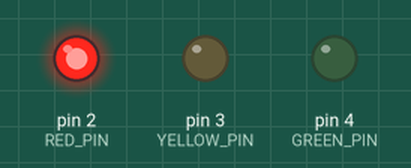
Bench run of a sketch on a simulated Arduino Uno, built with avr-gcc and run on an emulated ATmega328P. Parts: output pins drawn as LEDs (lit = HIGH).

Above: at 1.0 s.
At 3.0 s:
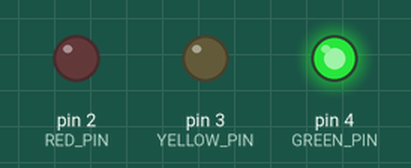
At 5.0 s:
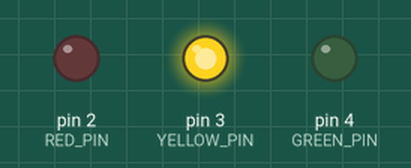
Timing chart, 0 to 7.8 s (numbered marks = the images above):
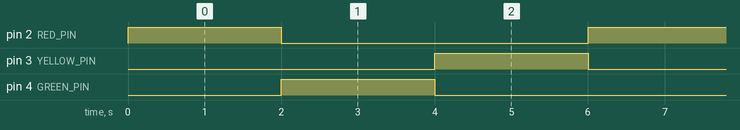

The sketch:

traffic_light.ino
```cpp
/*
  Traffic Light Control System - Arduino Uno

  One traffic signal with three LEDs (red, yellow, green).
  Each LED stays on for 2 seconds, then the next one lights up.

  Sequence: RED -> GREEN -> YELLOW -> RED -> ...

  Change the pin numbers below if your LEDs are wired to different pins.
*/

const int RED_PIN    = 2;
const int YELLOW_PIN = 3;
const int GREEN_PIN  = 4;

const unsigned long LIGHT_TIME = 2000;  // 2 seconds per light (milliseconds)

void setup() {
  pinMode(RED_PIN, OUTPUT);
  pinMode(YELLOW_PIN, OUTPUT);
  pinMode(GREEN_PIN, OUTPUT);
}

// Turn on one light and switch the other two off
void showLight(int pin) {
  digitalWrite(RED_PIN, LOW);
  digitalWrite(YELLOW_PIN, LOW);
  digitalWrite(GREEN_PIN, LOW);
  digitalWrite(pin, HIGH);
  delay(LIGHT_TIME);
}

void loop() {
  showLight(RED_PIN);     // Stop
  showLight(GREEN_PIN);   // Go
  showLight(YELLOW_PIN);  // Get ready to stop
}
```

Measured:
- by itself, pin 2 (RED_PIN), pin 3 (YELLOW_PIN), pin 4 (GREEN_PIN): alternates HIGH for 2.0 s and LOW for 4.0 s
- by itself, everything shown: repeats every 6.0 s, in 3 steps
